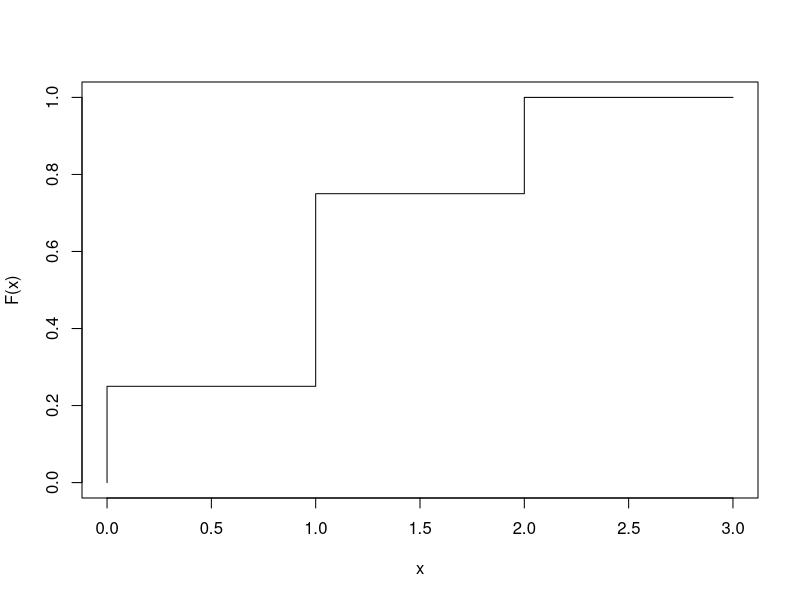

Recreate this plot in R.
#page no. 81
#example 4-9

#for x<0
fx=1/4

#for 1<=x<=2

fx=3/4


print("the function f(x) comes out to be a staircase like function which is ploted below")
x <- c(0,1,2,3)
y<-c(0,1/4,3/4,1)
plot(x, y, type = "S", ylab = "F(x)")
